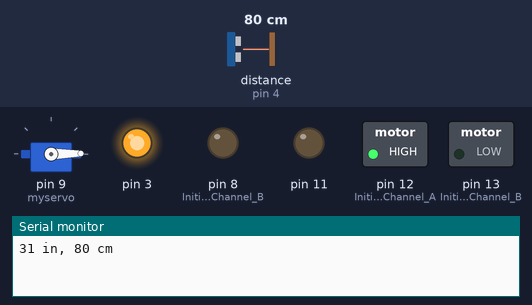
A sketch run on a simulated Arduino Uno, built with avr-gcc and run on an emulated ATmega328P. On the bench: servo, switched loads named in the sketch (green lamp = pin HIGH), output pins drawn as LEDs (lit = HIGH), the last lines printed to the serial monitor. Wiring (inferred from the names in the program): ultrasonic range finder: trigger pin 2; echo pin 4. The test bench sets the inputs (shaded band); at power-on: distance to the obstacle (sensor on pin 4) 80 cm. The echo pulse lasts 58.3 µs per cm; pins used as bus, display or sensor lines are not drawn.

Above: at 5.7 s.
At 18.0 s:
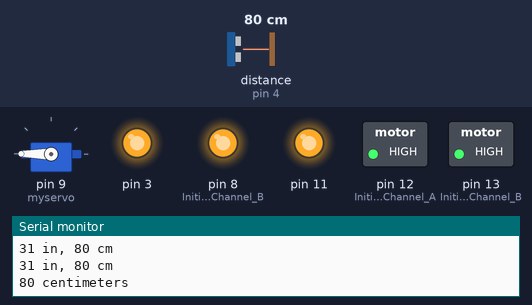
18.1 s: distance to the obstacle (sensor on pin 4) set to 75 cm
At 25.0 s:
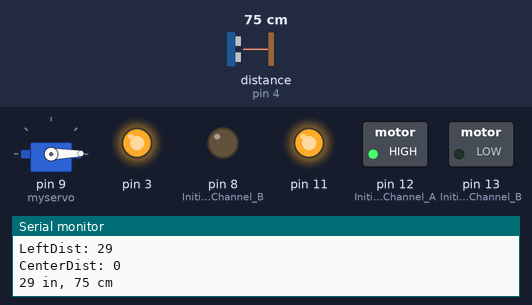
Timing chart, 0 to 40.3 s (numbered marks = the images above; inputs shaded):
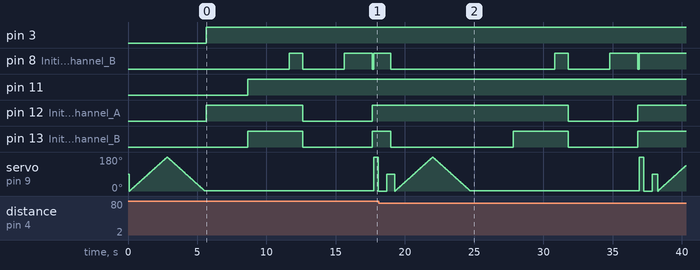

The sketch:

basicrobot.ino
```cpp
/*
Basic robot with two wheels and a
Ping sensor to determine distance to obstacles
Servo to rotate the ping sensor 180 degrees

*/

#include <Servo.h>

const int trigPin=2;
const int echoPin=4;
Servo myservo;  // create servo object to control a servo
                // a maximum of eight servo objects can be created

int pos = 0;    // variable to store the servo position
int minSafeDist = 25 ;
int centerDist, leftDist, rightDist, backDist;
long duration,inches,cm;


/*
  setup arduino
  - initialize pins and motors
*/
void setup(){
   // initialize serial communication:
   Serial.begin(9600);
   myservo.attach(9);  // attaches the servo on pin 9 to the servo object
   myservo.write(90) ; // center the servo

   //Setup Channel A
   pinMode(12, OUTPUT); //Initiates Motor Channel A pin
   pinMode(9, OUTPUT); //Initiates Brake Channel A pin

   //Setup Channel B
   pinMode(13, OUTPUT); //Initiates Motor Channel B pin
   pinMode(8, OUTPUT);  //Initiates Brake Channel B pin
}

/*
   Forever loop
*/
void loop()
{
   doPingSensor();
   delay(100);
   doServoScan() ;
   delay(100) ;
   doMotorTest() ;
   delay(1000) ;

   lookAhead();
   Serial.print(cm);
   Serial.println(" centimeters"); // Prints a line in the serial monitor
   if(cm < minSafeDist && cm >= 0) /* If the inches in front of an object is greater than or equal to the minimum safe distance (11 inches), react*/
   {
      robotStop();
      adjustRight();
      delay(2);

   }
   else // If not:
   {
      robotForward(); // All wheels forward
      delay(110); // Wait 0.11 seconds

      robotStop(); // Stop all motors
      lookAround(); // Check your surroundings for best route
      if(rightDist > leftDist) // If the right distance is greater than the left distance , turn right
      {
         turnRight();
      }
      else if (leftDist > rightDist) // If the left distance is greater than the right distance , turn left
      {
         turnLeft();
      }
      else if (leftDist&&rightDist<minSafeDist) // If the left and right distance is smaller than the min safe distance (11 inch) go back
      {
        robotBackward();
      }

  }

}

void doPingSensor() {
   // establish variables for duration of the ping,
   // and the distance result in inches and centimeters:


   // The sensor is triggered by a HIGH pulse of 10 or more microseconds.
   // Give a short LOW pulse beforehand to ensure a clean HIGH pulse:
   pinMode(trigPin,OUTPUT);
   digitalWrite(trigPin,LOW);
   delayMicroseconds(2);
   digitalWrite(trigPin,HIGH);
   delayMicroseconds(10);
   digitalWrite(trigPin,LOW);

   // Read the signal from the sensor: a HIGH pulse whose
   // duration is the time (in microseconds) from the sending
   // of the ping to the reception of its echo off of an object.
   pinMode(echoPin,INPUT);
   duration=pulseIn(echoPin,HIGH);

   // convert the time into a distance
   inches=microsecondsToInches(duration);
   cm=microsecondsToCentimeters(duration);

   Serial.print(inches);
   Serial.print(" in, ");
   Serial.print(cm);
   Serial.print(" cm");
   Serial.println();
}

long microsecondsToInches(long microseconds) {
// According to Parallax's datasheet for the PING))), there are
// 73.746 microseconds per inch (i.e. sound travels at 1130 feet per
// second).  This gives the distance travelled by the ping, outbound
// and return, so we divide by 2 to get the distance of the obstacle.
// See: http://www.parallax.com/dl/docs/prod/acc/28015-PING-v1.3.pdf
   return microseconds/74/2;
}

long microsecondsToCentimeters(long microseconds) {
// The speed of sound is 340 m/s or 29 microseconds per centimeter.
// The ping travels out and back, so to find the distance of the
// object we take half of the distance travelled.
   return microseconds/29/2;
}

void robotStop() {

  digitalWrite(9, HIGH);  //Engage the Brake for Channel A
  digitalWrite(8, HIGH);  //Engage the Brake for Channel B
}

void robotForward() {
   //Motor A forward @ full speed
  digitalWrite(12, HIGH); //Establishes forward direction of Channel A
  digitalWrite(9, LOW);   //Disengage the Brake for Channel A
  analogWrite(3, 255);   //Spins the motor on Channel A at full speed

  //Motor B backward @ half speed
  digitalWrite(13, HIGH);  //Establishes backward direction of Channel B
  digitalWrite(8, LOW);   //Disengage the Brake for Channel B
  analogWrite(11, 255);    //Spins the motor on Channel B at half speed
}

void robotBackward() {

  //Motor A backward @ full speed
  digitalWrite(12, LOW);  //Establishes backward direction of Channel A
  digitalWrite(9, LOW);   //Disengage the Brake for Channel A
  analogWrite(3, 255);    //Spins the motor on Channel A at half speed

  //Motor B backward @ full speed
  digitalWrite(13, LOW); //Establishes forward direction of Channel B
  digitalWrite(8, LOW);   //Disengage the Brake for Channel B
  analogWrite(11, 255);   //Spins the motor on Channel B at full speed
   delay(1600) ;
}

void turnRight() {
  // motor A forward
   digitalWrite(12, HIGH); //Establishes forward direction of Channel A
  digitalWrite(9, LOW);   //Disengage the Brake for Channel A
  analogWrite(3, 255);   //Spins the motor on Channel A at full speed
   //Motor B backward @ full speed
  digitalWrite(13, LOW); //Establishes forward direction of Channel B
  digitalWrite(8, LOW);   //Disengage the Brake for Channel B
  analogWrite(11, 255);   //Spins the motor on Channel B at full speed
  delay(200) ;
}

void adjustRight() {
  // motor A forward
   digitalWrite(12, HIGH); //Establishes forward direction of Channel A
  digitalWrite(9, LOW);   //Disengage the Brake for Channel A
  analogWrite(3, 255);   //Spins the motor on Channel A at full speed
   //Motor B backward @ full speed
  digitalWrite(13, LOW); //Establishes forward direction of Channel B
  digitalWrite(8, LOW);   //Disengage the Brake for Channel B
  analogWrite(11, 255);   //Spins the motor on Channel B at full speed
  delay(2) ;
}

void turnLeft() {
    // motor A backward
   digitalWrite(12, LOW); //Establishes forward direction of Channel A
  digitalWrite(9, LOW);   //Disengage the Brake for Channel A
  analogWrite(3, 255);   //Spins the motor on Channel A at full speed
   //Motor B forward @ full speed
  digitalWrite(13, HIGH); //Establishes forward direction of Channel B
  digitalWrite(8, LOW);   //Disengage the Brake for Channel B
  analogWrite(11, 255);   //Spins the motor on Channel B at full speed
  delay(1600) ;
}

void lookAhead() {
 // myservo.write(90);// angle to look forward
 // delay(175); // wait 0.175 seconds
  doPingSensor();
}

void lookAround() {
  myservo.write(180); // 180° angle
  delay(320); // wait 0.32 seconds
  doPingSensor();
  rightDist = inches; //get the right distance
  myservo.write(0); // look to the other side
  delay(620); // wait 0.62 seconds
  doPingSensor();
  leftDist = inches; // get the left distance
  myservo.write(90); // 90° angle
  delay(275); // wait 0.275 seconds

  // Prints a line in the serial monitor
   Serial.print("RightDist: ");
   Serial.println(rightDist);
   Serial.print("LeftDist: ");
   Serial.println(leftDist);
   Serial.print("CenterDist: ");
   Serial.println(centerDist);
}


void doServoScan() {
  for(pos = 0; pos < 180; pos += 1)  // goes from 0 degrees to 180 degrees
  {                                  // in steps of 1 degree
    myservo.write(pos);              // tell servo to go to position in variable 'pos'
    delay(15);                       // waits 15ms for the servo to reach the position
  }
  for(pos = 180; pos>=1; pos-=1)     // goes from 180 degrees to 0 degrees
  {
    myservo.write(pos);              // tell servo to go to position in variable 'pos'
    delay(15);                       // waits 15ms for the servo to reach the position
  }
}


void doMotorTest() {


  //Motor A forward @ full speed
  digitalWrite(12, HIGH); //Establishes forward direction of Channel A
  digitalWrite(9, LOW);   //Disengage the Brake for Channel A
  analogWrite(3, 255);   //Spins the motor on Channel A at full speed

   delay(3000);

  //Motor B backward @ half speed
  digitalWrite(13, HIGH);  //Establishes backward direction of Channel B
  digitalWrite(8, LOW);   //Disengage the Brake for Channel B
  analogWrite(11, 255);    //Spins the motor on Channel B at half speed


  delay(3000);


  digitalWrite(9, HIGH);  //Engage the Brake for Channel A
  digitalWrite(8, HIGH);  //Engage the Brake for Channel B


  delay(1000);


  //Motor A forward @ full speed
  digitalWrite(12, LOW);  //Establishes backward direction of Channel A
  digitalWrite(9, LOW);   //Disengage the Brake for Channel A
  analogWrite(3, 255);    //Spins the motor on Channel A at half speed

  //Motor B forward @ full speed
  digitalWrite(13, LOW); //Establishes forward direction of Channel B
  digitalWrite(8, LOW);   //Disengage the Brake for Channel B
  analogWrite(11, 255);   //Spins the motor on Channel B at full speed

  delay(3000);

  digitalWrite(9, HIGH);  //Engage the Brake for Channel A
  digitalWrite(8, HIGH);  //Engage the Brake for Channel B

  delay(1000);

}
```

Measured:
- the behaviour switches between 80 and 79 cm on distance to the obstacle (sensor on pin 4) (found by bisection; images 1 and 2)
